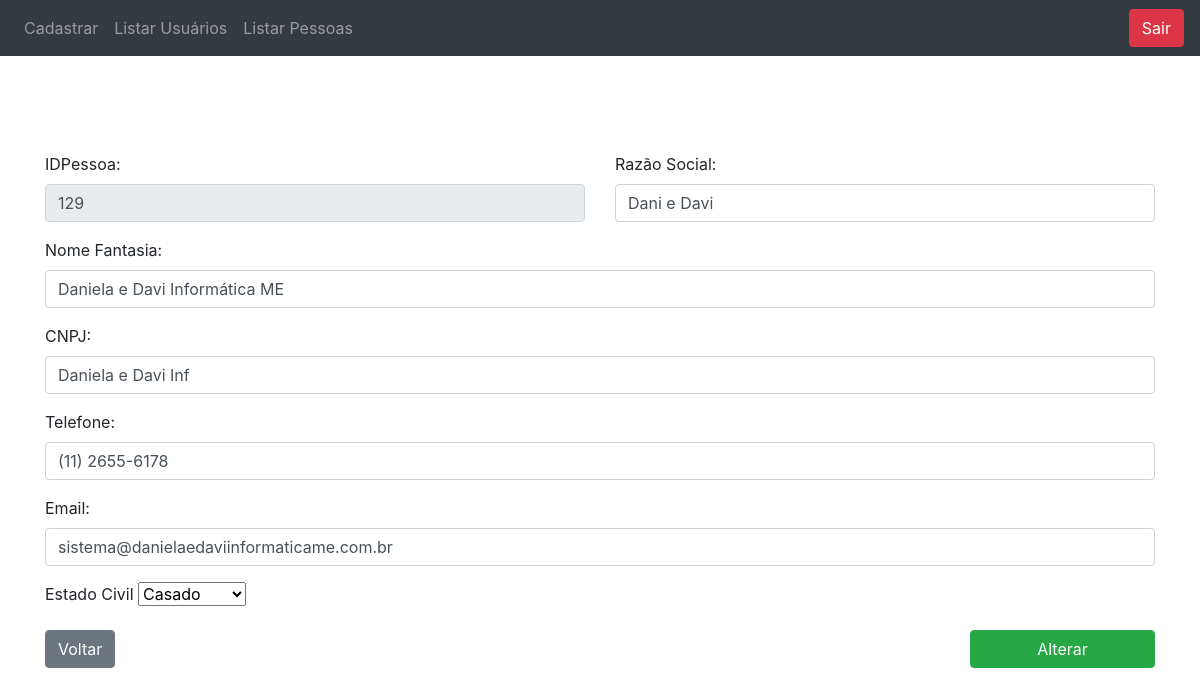
Screenshot of /?section=Controle&function=detalharPessoa&idPessoa=129 (signed in) with the database file from the repository.
### tables this page shows
CREATE TABLE IF NOT EXISTS `pessoa` (
  `idPessoa` int(10) NOT NULL AUTO_INCREMENT,
  `razaoSocial` varchar(130) NOT NULL,
  `nomeFantasia` varchar(130) NOT NULL,
  `telefone` varchar(18) NOT NULL,
  `email` varchar(200) NOT NULL,
  `idEstadoCivil` int(5) NOT NULL,
  PRIMARY KEY (`idPessoa`),
  KEY `pessoa_ibfk_1` (`idEstadoCivil`)
);

CREATE TABLE IF NOT EXISTS `pessoajuridica` (
  `id` int(10) NOT NULL AUTO_INCREMENT,
  `idPessoa` int(10) NOT NULL,
  `cnpj` varchar(18) NOT NULL,
  PRIMARY KEY (`id`,`idPessoa`),
  KEY `FK_idPessoaCNPJ` (`idPessoa`)
);

### index.php (called while the page is built, shortened)
<?php
new App ();

### model/PessoaManager.php (called while the page is built, shortened)
<?php
require_once("model/PessoaFactory.php");
class PessoaManager
{
    public function __construct(){
        $this->factory = new PessoaFactory();
    }
    public function buscaInfoPessoaDetalhe($idPessoa){
        return $this->factory->buscaInfoPessoaDetalhe($idPessoa);
    }
}

### model/PessoaFactory.php (called while the page is built, shortened)
<?php
include("model/Conexao.php");
class PessoaFactory
{
        public function buscaInfoPessoaDetalhe($idPessoa)
        {
            global $conexao;
            try {
                $query = "SELECT pf.cpf from pessoa as p
                inner join pessoafisica as pf on ( p.idPessoa = pf.idPessoa)
                where p.idPessoa = $idPessoa";
                $resultado = mysqli_query($conexao,$query);
            $cpfCNPJ = mysqli_fetch_all($resultado);
            if ($cpfCNPJ) {
                $query = "SELECT p.idPessoa, p.razaoSocial, p.nomeFantasia, p.telefone, p.email, pf.cpf, pf.rg, p.idEstadoCivil, ec.descricao from pessoa as p
                inner join pessoafisica as pf on (p.idPessoa = pf.idPessoa)
                inner join estadocivil as ec on (p.idEstadoCivil = ec.id)
                where p.idPessoa = $idPessoa";
                $resultado = mysqli_query($conexao,$query);
                $pessoa = mysqli_fetch_all($resultado);
                array_push($pessoa[0], 0);
                return $pessoa;
            } else {
                $query = "SELECT pj.cnpj from pessoa as p
                inner join pessoajuridica as pj on (pj.idPessoa = p.idPessoa)
                where p.idPessoa = $idPessoa";
                $resultado = mysqli_query($conexao,$query);
                $cpfCNPJ = mysqli_fetch_all($resultado);
                if($cpfCNPJ){
                    $query = "SELECT p.idPessoa, p.razaoSocial, p.nomeFantasia, p.telefone, p.email, pj.cnpj, p.idEstadoCivil, ec.descricao from pessoa as p
                    inner join pessoajuridica as pj on (p.idPessoa = pj.idPessoa)
                    inner join estadocivil as ec on (p.idEstadoCivil = ec.id)
                    where p.idPessoa = $idPessoa";
                    $resultado = mysqli_query($conexao,$query);
                    $pessoa = mysqli_fetch_all($resultado);
                    array_push($pessoa[0], 1);
                    return $pessoa;
                } else{
                    return false;
                }
            }
        } catch (PDOException $exc) {
            echo $exc->getMessage();
            $resultado = false;
        }
        return $usuario;
    }
}

### model/EstadoCivilManager.php (called while the page is built)
<?php
require_once("model/EstadoCivilFactory.php");
class EstadoCivilManager
{
    public function __construct(){
        $this->factory = new EstadoCivilFactory();
    }
    public function listaEstadoCivil(){
        return $this->factory->listaEstadoCivil();
    }
}

### model/EstadoCivilFactory.php (called while the page is built)
<?php
include("model/Conexao.php");
class EstadoCivilFactory
{
public function listaEstadoCivil()
    {
        global $conexao;
        $tipos = array();
        $query = "SELECT descricao,id from estadocivil";
        try {
            $resultado = mysqli_query($conexao, $query);
            if (mysqli_num_rows($resultado) > 0) {
                $i = 0;
                while ($linha = mysqli_fetch_array($resultado)) {
                    $tipos[$i] = $linha['id'];
                    $tipos[$i + 1] = $linha['descricao'];
                    $i = $i + 2;
                }
                return $tipos;
            } else
                return "Nenhum tipo encontrado";
        } catch (PDOException $exc) {
            echo $exc->getMessage();
            $result = false;
        }
    }
}
    ?>

### view/detalhePessoa.php (the view, shortened to what this page needs)
<!DOCTYPE html>
<html lang="pt-br">
<head>
    <link rel="stylesheet" href="https://stackpath.bootstrapcdn.com/bootstrap/4.1.3/css/bootstrap.min.css">
</head>
<body>
    <?php ; include('menu.php');?>
    <br>
    <br>
<?php
if(end($pessoa[0]) == 0 ){
    ?>
    <div class="container mt-5">
        <form id="pessoaFisicaFrm" action="?section=Controle&function=pessoaFisicaAlteraDados" class="row" method="POST">
            <div class="form-group col-6">
                <label for="idPessoa">IDPessoa:</label>
                <input id="idPessoa" name="idPessoa" value="<?=$pessoa[0][0]?>" readonly class="form-control">
            </div>
            <div class="form-group col-6">
                <label for="razaoSocialPessoa">Razão Social:</label>
                <input id="razaoSocialPessoa" name="razaoSocialPessoaAlteraDados" required oninvalid="setCustomValidity('O campo Razão Social deve ser informado')" onchange="try{setCustomValidity('')}catch(e){}" value="<?=$pessoa[0][1]?>" class="form-control">
            </div>
            <div class="form-group col-12">
                <label for="nomeFantasia">Nome Fantasia:</label>
                <input id="nomeFantasia" name="nomeFantasiaAlteraDados" required oninvalid="setCustomValidity('O campo Nome Fantasia deve ser informado')" onchange="try{setCustomValidity('')}catch(e){}" value="<?=$pessoa[0][2]?>" class="form-control">
            </div>
            <div class="form-group col-12">
                <label for="rg">RG:</label>
                <input id="rgPessoa" name="rgPessoaAlteraDados" required oninvalid="setCustomValidity('O campo RG deve ser informado')" onchange="try{setCustomValidity('')}catch(e){}" type="text" value="<?=$pessoa[0][6]?>" class="form-control">
            </div>
            <div class="form-group col-12">
                <label for="cpf">CPF:</label>
                <input id="cpfPessoa" name="cpfPessoaAlteraDados" required oninvalid="setCustomValidity('O campo CPF deve ser informado')" onchange="try{setCustomValidity('')}catch(e){}" type="text" value="<?=$pessoa[0][5]?>" class="form-control">
            </div>
            <div class="form-group col-12">
                <label for="telefone">Telefone:</label>
                <input id="telefonePessoa" name="telefonePessoaAlteraDados" required oninvalid="setCustomValidity('O campo Telefone deve ser informado')" onchange="try{setCustomValidity('')}catch(e){}" type="text" value="<?=$pessoa[0][3]?>" class="form-control">
            </div>
            <div class="form-group col-12">
                <label for="email">Email:</label>
                <input id="emailPessoa" name="emailPessoaAlteraDados" required oninvalid="setCustomValidity('O campo Email deve ser informado')" onchange="try{setCustomValidity('')}catch(e){}" type="text" value="<?=$pessoa[0][4]?>" class="form-control">
            </div>
            <div class="form-group col-md-4">
                        <label>Estado Civil</label>
                        <?php
                        for($i = 0; $i < count($listaEstadoCivil);$i++){
                            if($listaEstadoCivil[$i] == $pessoa[0][7]){
                                $aux = $listaEstadoCivil[0];
                                $aux2 = $listaEstadoCivil[1];
                                $listaEstadoCivil[0] = $pessoa[0][7];
                                $listaEstadoCivil[1] = $pessoa[0][8];
                                $listaEstadoCivil[$i] = $aux;
                                $listaEstadoCivil[$i+1] = $aux2;
                            }
                        }
                        echo "<select name = 'idEstadoCivilAlteraDados'>";
                        $tamanho = count($listaEstadoCivil);
                        if(isset($listaEstadoCivil)){
                            for($i = 0; $i < $tamanho; $i = $i + 2){
                                echo "<option value = {$listaEstadoCivil[$i]}";
                                echo ">{$listaEstadoCivil[$i+1]}</option>";
                            }
                        }
                        echo "</select>" ?>
                    </div>
            <div class="form-group col-12">
                <a class="btn btn-secondary" href="index.php?section=Controle&function=listarPessoas">Voltar</a>
                <input name="enviado" type="submit" class="btn btn-success col-2 float-right" value="Alterar">
            </div>
        </form>
    </div>
<?php } else{
    ?>
<div class="container mt-5">
        <form id="pessoaFisicaFrm" action="?section=Controle&function=pessoaJuridicaAlteraDados" class="row" method="POST">
            <div class="form-group col-6">
                <label for="idPessoa">IDPessoa:</label>
                <input id="idPessoa" name="idPessoa" value="<?=$pessoa[0][0]?>" readonly class="form-control">
            </div>
            <div class="form-group col-6">
                <label for="razaoSocialPessoa">Razão Social:</label>
                <input id="razaoSocialPessoa" name="razaoSocialPessoaAlteraDados" required oninvalid="setCustomValidity('O campo Razão Social deve ser informado')" onchange="try{setCustomValidity('')}catch(e){}" value="<?=$pessoa[0][1]?>" class="form-control">
            </div>
            <div class="form-group col-12">
                <label for="nomeFantasia">Nome Fantasia:</label>
                <input id="nomeFantasia" name="nomeFantasiaAlteraDados" required oninvalid="setCustomValidity('O campo Nome Fantasia deve ser informado')" onchange="try{setCustomValidity('')}catch(e){}" value="<?=$pessoa[0][2]?>" class="form-control">
            </div>
            <div class="form-group col-12">
                <label for="cnpj">CNPJ:</label>
                <input id="cnpjPessoa" name="cnpjPessoaAlteraDados" required maxlength="18" oninvalid="setCustomValidity('O campo CNPJ deve ser informado')" onchange="try{setCustomValidity('')}catch(e){}" type="text" value="<?=$pessoa[0][5]?>" class="form-control">
            </div>
            <div class="form-group col-12">
                <label for="telefone">Telefone:</label>
                <input id="telefonePessoa" name="telefonePessoaAlteraDados" required oninvalid="setCustomValidity('O campo Telefone deve ser informado')" onchange="try{setCustomValidity('')}catch(e){}" type="text" value="<?=$pessoa[0][3]?>" class="form-control">
            </div>
            <div class="form-group col-12">
                <label for="email">Email:</label>
                <input id="emailPessoa" name="emailPessoaAlteraDados" required oninvalid="setCustomValidity('O campo Email deve ser informado')" onchange="try{setCustomValidity('')}catch(e){}" type="text" value="<?=$pessoa[0][4]?>" class="form-control">
            </div>
            <div class="form-group col-md-4">
                        <label>Estado Civil</label>
                        <?php
                        for($i = 0; $i < count($listaEstadoCivil);$i++){
                            if($listaEstadoCivil[$i] == $pessoa[0][6]){
                                $aux = $listaEstadoCivil[0];
                                $aux2 = $listaEstadoCivil[1];
                                $listaEstadoCivil[0] = $pessoa[0][6];
                                $listaEstadoCivil[1] = $pessoa[0][7];
                                $listaEstadoCivil[$i] = $aux;
                                $listaEstadoCivil[$i+1] = $aux2;
                            }
                        }
                        echo "<select name = 'idEstadoCivilAlteraDados'>";
                        $tamanho = count($listaEstadoCivil);
                        if(isset($listaEstadoCivil)){
                            for($i = 0; $i < $tamanho; $i = $i + 2){
                                echo "<option value = {$listaEstadoCivil[$i]}";
                                echo ">{$listaEstadoCivil[$i+1]}</option>";
                            }
                        }
                        echo "</select>";?>
                    </div>
            <div class="form-group col-12">
                <a class="btn btn-secondary" href="index.php?section=Controle&function=listarPessoas">Voltar</a>
                <input name="enviado" type="submit" class="btn btn-success col-2 float-right" value="Alterar">
            </div>
        </form>
    </div>
<?php } ?>
</body>

### rows the page displays
pessoa: idPessoa "129", razaoSocialPessoaAlteraDados "Dani e Davi", nomeFantasiaAlteraDados "Daniela e Davi Informática ME", cnpjPessoaAlteraDados "Daniela e Davi Inf", telefonePessoaAlteraDados "(11) 2655-6178", emailPessoaAlteraDados "sistema@danielaedaviinformaticame.com.br"

### other values shown
form field idEstadoCivilAlteraDados "Casado"
